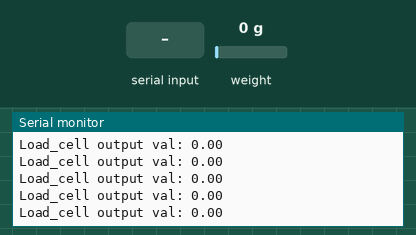
The sketch below on a simulated Arduino Uno, built with avr-gcc and run on an emulated ATmega328P. Parts: the last lines printed to the serial monitor. The inputs (shaded band) are chosen by the test bench; at power-on: weight on the scale 0 g.

Above: at 3.6 s.
3.7 s: "t" received over Serial
5.2 s: weight on the scale set to 100 g
At 5.22 s:
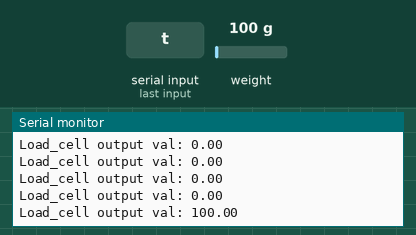
6.7 s: weight on the scale set to 1250 g
At 6.72 s:
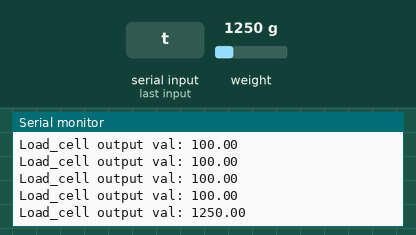
Timing chart, 0 to 9.7 s (numbered marks = the images above; inputs shaded):
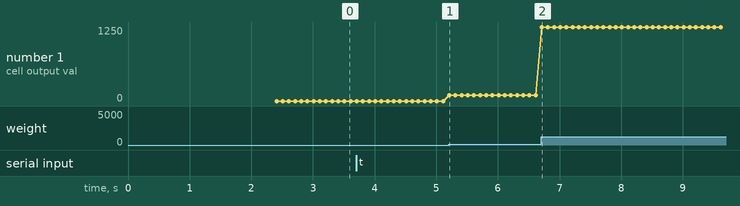

Measured:
- after the input at 5.2 s, the serial monitor: prints a new line at once (image 1)
- after the input at 6.7 s, the serial monitor: prints a new line at once (image 2)
- plotted number 1: 0 → 100 after the input at 5.2 s, 100 → 1250 after the input at 6.7 s

The sketch:

Read_1x_load_cell.ino
```cpp
/*
   -------------------------------------------------------------------------------------
   HX711_ADC
   Arduino library for HX711 24-Bit Analog-to-Digital Converter for Weight Scales
   Olav Kallhovd sept2017
   -------------------------------------------------------------------------------------
*/

/*
   Settling time (number of samples) and data filtering can be adjusted in the config.h file
   For calibration and storing the calibration value in EEPROM, see example file "Calibration.ino"

   The update() function checks for new data and starts the next conversion. In order to achieve maximum effective
   sample rate, update() should be called at least as often as the HX711 sample rate; >10Hz@10SPS, >80Hz@80SPS.
   If you have other time consuming code running (i.e. a graphical LCD), consider calling update() from an interrupt routine,
   see example file "Read_1x_load_cell_interrupt_driven.ino".

   This is an example sketch on how to use this library
*/

#include <HX711_ADC.h>
#include <EEPROM.h>  // Always include for UNO R4

// Pins:
const int HX711_dout = 4; // MCU > HX711 dout pin
const int HX711_sck  = 5; // MCU > HX711 sck pin

// HX711 constructor:
HX711_ADC LoadCell(HX711_dout, HX711_sck);

const int calVal_eepromAdress = 0;
unsigned long t = 0;

void setup() {
  Serial.begin(57600);
  delay(10);
  Serial.println();
  Serial.println("Starting...");

  LoadCell.begin();

  // Calibration value (can also be fetched from EEPROM if needed)
  float calibrationValue = 696.0; // Set your calibration value here
  EEPROM.get(calVal_eepromAdress, calibrationValue); // Uncomment if you want to fetch from EEPROM

  unsigned long stabilizingtime = 2000; // Precision right after power-up can be improved by adding a few seconds
  boolean _tare = true; // Set to false if you don't want tare to be performed in the next step
  LoadCell.start(stabilizingtime, _tare);

  if (LoadCell.getTareTimeoutFlag()) {
    Serial.println("Timeout, check MCU>HX711 wiring and pin designations");
    while (1);
  } else {
    LoadCell.setCalFactor(calibrationValue); // Set calibration value (float)
    Serial.println("Startup is complete");
  }
}

void loop() {
  static boolean newDataReady = 0;
  const int serialPrintInterval = 0; // Increase value to slow down serial print activity

  // Check for new data/start next conversion:
  if (LoadCell.update()) newDataReady = true;

  // Get smoothed value from the dataset:
  if (newDataReady) {
    if (millis() > t + serialPrintInterval) {
      float i = LoadCell.getData();
      Serial.print("Load_cell output val: ");
      Serial.println(i);
      newDataReady = 0;
      t = millis();
    }
  }

  // Receive command from serial terminal, send 't' to initiate tare operation:
  if (Serial.available() > 0) {
    char inByte = Serial.read();
    if (inByte == 't') LoadCell.tareNoDelay();
  }

  // Check if last tare operation is complete:
  if (LoadCell.getTareStatus() == true) {
    Serial.println("Tare complete");
  }
}
```
